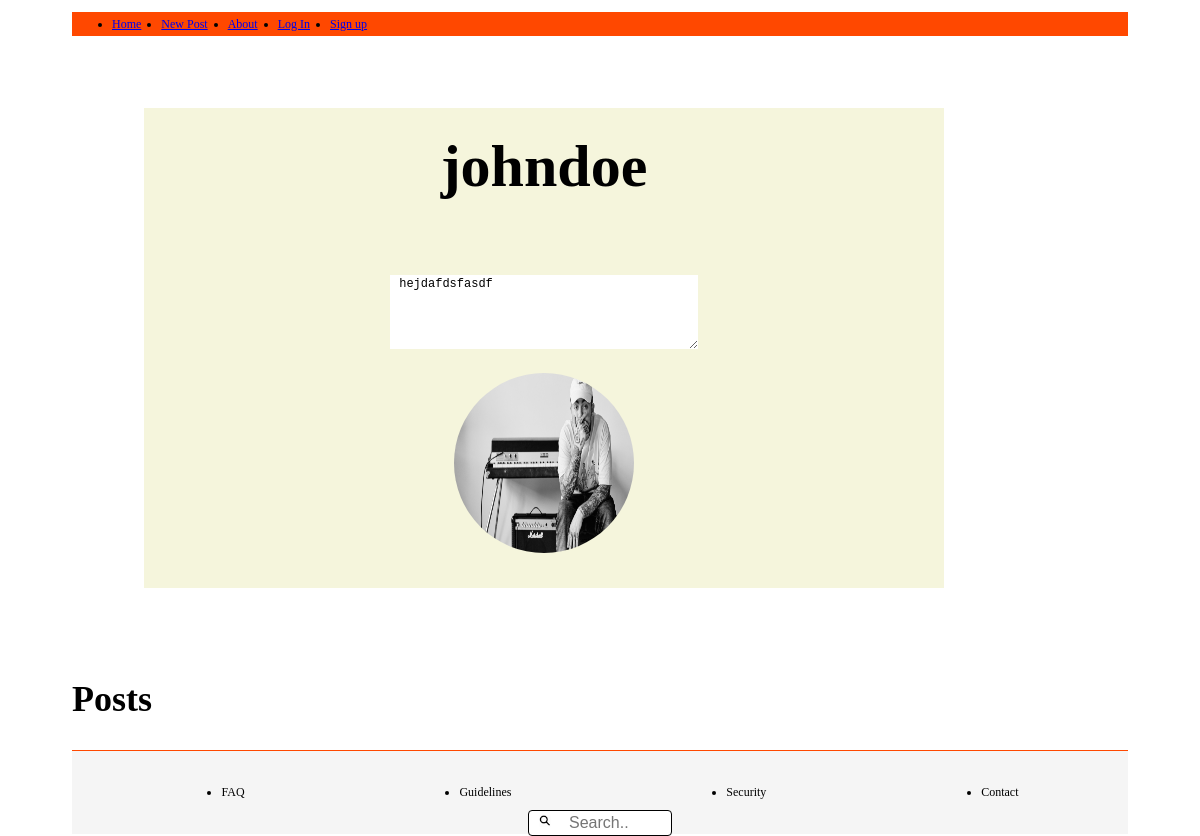
Before: /profile.php?username=johndoe with the older database file.
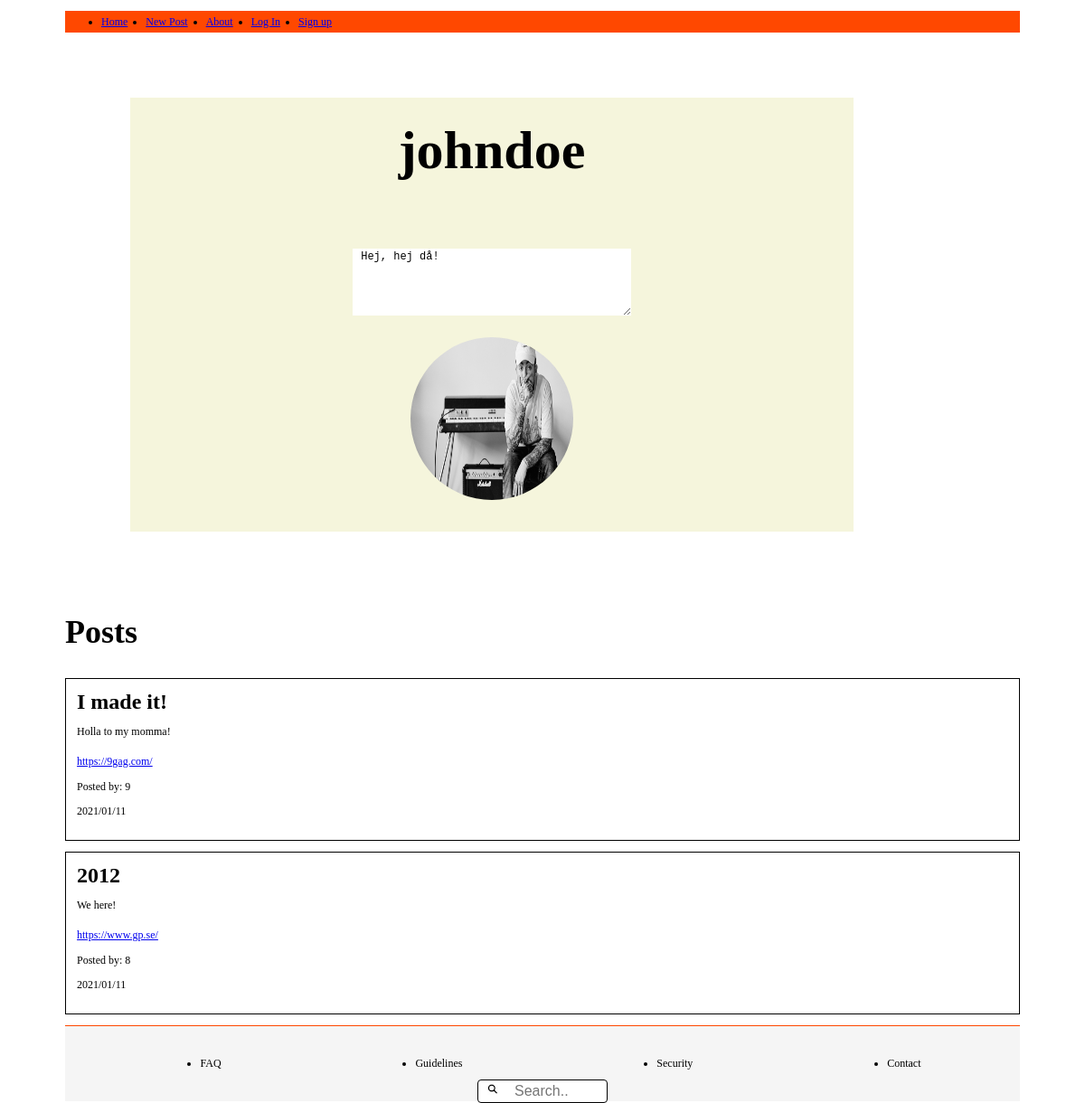
After: the same page with the newer database file.
### tables this page shows
CREATE TABLE Users (
	"id" integer PRIMARY KEY AUTOINCREMENT,
	username varchar,
	first_name string,
	last_name string,
	email varchar,
	password varchar,
	avatar varchar,
	biography string
);

CREATE TABLE Posts (
	id integer PRIMARY KEY AUTOINCREMENT,
	title string,
	description string,
	post_url varchar,
	post_date datetime,
	user_id varchar,
	user_username varchar
);

### web/functions.php (called while the page is built, shortened)
<?php
function fetchUser($pdo, $username)
{
    $statement = $pdo->prepare("SELECT id, username, avatar, biography FROM Users WHERE username = :username");
    $statement->BindParam(':username', $username, PDO::PARAM_STR);
    $statement->execute();
    $userProfile =  $statement->fetch(PDO::FETCH_ASSOC);
    return $userProfile;
}
function getUserPosts($pdo, int $profileId)
{
    $statement = $pdo->prepare("SELECT Posts.id, title, description, post_url, post_date, user_id FROM Posts
    INNER JOIN Users
    ON Posts.user_id = Users.id
    WHERE Users.id = :id
    ORDER BY Posts.id DESC");
    $statement->BindParam(':id', $profileId, PDO::PARAM_INT);
    $statement->execute();
    $userPosts = $statement->fetchAll(PDO::FETCH_ASSOC);
    if (!$userPosts) {
        return $_SESSION['errors'][] = "No posts yet.";
    }
    return $userPosts;
}

### profile.php (the view, shortened to what this page needs)
<?php require __DIR__ . '/homepage/header.php'; ?>
<?php require __DIR__ . '/homepage/navbar.php'; ?>
<?php if (isset($_GET['username'])) {
    $username = filter_var($_GET['username'], FILTER_SANITIZE_STRING);
    $userProfile = fetchUser($pdo, $username);
    $profileId = $userProfile['id'];
    $userPosts = getUserPosts($pdo, $profileId);
} ?>
<div>
    <article class="profile_container">
        <div class="profile_page">
            <div class="profile_image">
                <h1 class="profile_username"><?php echo $userProfile['username']; ?> </h1>
                <textarea cols="40" rows="5" class="profile_biography"> <?php echo $userProfile['biography']; ?> </textarea>
                <img class="p_image" src="<?php echo ($userProfile['avatar'] !== null) ? "/uploads/avatars/" . $userProfile['avatar'] : 'assets/images/avatar.png'; ?>" id="avatar-image" alt="Avatar image">
            </div>
        </div>
    </article>
    <h2 class="user_post_title"> Posts </h2>
    <?php if (is_array($userPosts)) {
        foreach ($userPosts as $userPost) :  ?>
            <div class="posts_container">
                <div class="user_posts">
                    <h3 class="post_title"> <?php echo $userPost['title']; ?> </h3>
                    <p> <?php echo $userPost['description']; ?> </p>
                    <a href="<?php echo $userPost['post_url'] ?> "> <?php echo $userPost['post_url']; ?> </a>
                    <p> Posted by: <?php echo $userPost['id']; ?> </p>
                    <p> <?php echo $userPost['post_date']; ?> </p>
                </div>
            </div>
    <?php endforeach;
    } ?>
</div>
<?php require __DIR__ . '/homepage/footer.php'; ?>

### homepage/header.php (shortened to what this page needs)
<!DOCTYPE html>
<html lang="en">
<head>
    <link rel="stylesheet" href="/CSS Assests/index.css">
    <link rel="stylesheet" href="/CSS Assests/navBar.css">
    <link rel="stylesheet" href="/CSS Assests/footer.css">
    <link rel="stylesheet" href="/css assests/profile.css">
    <link rel="stylesheet" href="/css assests/settings.css">
    <link rel="stylesheet" href="/css assests/signUp.css">
</head>

### homepage/navbar.php
<body>
    <div class="topnav">
        <ul class="navbar-nav">
            <li class="nav-item">
                <a class="nav-link <?php echo $_SERVER['SCRIPT_NAME'] === '/index.php' ? 'active' : ''; ?>" href="/index.php">Home</a>
            </li>
            <li class="menu__item">
                <a href="/postCreator.php"> New Post </a>
            </li>
            <li class="nav-item">
                <a class="nav-link <?php echo $_SERVER['SCRIPT_NAME'] === '/about.php' ? 'active' : ''; ?>" href="/about.php">About</a>
            </li>
            <?php if (isset($_SESSION['user'])) : ?>
                <li class="nav-item">
                    <a href="/profile.php?username=<?php echo $_SESSION['user']['username']; ?>"> <?php echo $_SESSION['user']['username']; ?> </a>
                </li>
                <?php if (isset($_SESSION['user'])) : ?>
                    <li class="nav-item">
                        <a href="web/user/logout.php">Log Out</a>
                    </li>
                <?php endif; ?>
            <?php else : ?>
                <li class="nav-item">
                    <a href="loginPage.php">Log In</a>
                </li>
                <li class="nav-item">
                    <a href="signUp.php">Sign up</a>
                </li>
            <?php endif; ?>
        </ul>
    </div>

### homepage/footer.php (shortened to what this page needs)
<footer class="endOfPage">
    <div class="footerListContainer">
        <ul class="footerList">
            <li> FAQ </li>
            <li> Guidelines </li>
            <li> Security </li>
            <li> Contact </li>
        </ul>
    </div>
    <div class="searchBar">
        <form class="searchBarMain">
            <input type="text" name="search" placeholder="Search..">
        </form>
    </div>
</footer>
</body>
</html>

### css assests/index.css (style rules this page uses)
* { box-sizing: border-box; font-size: 12px; }
body { height: 100vh; margin: 0; padding-top: 1rem; padding-left: 6rem; padding-right: 6rem; }

### css assests/navBar.css (style rules this page uses)
.topnav { display: flex; align-items: center; flex-direction: row; width: 100%; background-color: rgb(255, 72, 0); height: 2rem; }
.topnav { display: flex; }
ul { display: flex; align-items: center; justify-content: space-between; gap: 20px; }

### css assests/footer.css (style rules this page uses)
.endOfPage { height: 7rem; width: 100%; background-color: whitesmoke; border-top: 1px solid rgb(255, 72, 0); display: flex; align-items: center; justify-content: center; padding: 1rem; }
.searchBarMain input { width: 12rem; height: 1rem; box-sizing: border-box; border: 1px solid black; border-radius: 4px; font-size: 16px; background-color: white; background-image: url("/Assets/search-icon-png-5.png"); background-size: 1rem 1rem; background-position: 0.8rem 0.3rem; background-repeat: no-repeat; padding: 12px 20px 12px 40px; margin-top: 5rem; }
.searchBar { width: 77.5rem; height: 7rem; position: absolute; display: flex; justify-content: center; }
.footerListContainer { height: 100%; width: 100%; display: flex; justify-content: center; margin-top: 0.1rem; }
.footerList { width: 100%; display: flex; justify-content: space-around; flex-direction: row; }

### css assests/profile.css (style rules this page uses)
.profile_container { background: var(--color-light-shade-grey); margin: 1rem; }
.profile_page { display: flex; justify-content: flex-start; }
.profile_username { font-size: 5rem; margin-top: 2rem; display: flex; justify-content: center; }
.profile_biography { margin-top: 2rem; margin-bottom: 2rem; background-color: white; border: none; }
.profile_image { background-color: beige; width: 100vh; height: 60vh; display: flex; flex-direction: column; align-items: center; margin: 5rem; }
.p_image { width: 15rem; height: 15rem; border-radius: 10rem; }
.user_posts { margin-top: 0.1rem; font-size: 1.6rem; border: solid 1px black; padding: 1rem; margin-bottom: 1rem; }
.user_post_title { font-size: 3rem; }
.post_title { font-size: 2rem; margin: 0; }

Changed rows visible on the page:
changed users "johndoe": biography "hejdafdsfasdf" → "Hej, hej då!"
added posts: title "I made it!", description "Holla to my momma!", post_url "https://9gag.com/", id "9", post_date "2021/01/11"
added posts: title "2012", description "We here!", post_url "https://www.gp.se/", id "8", post_date "2021/01/11"
